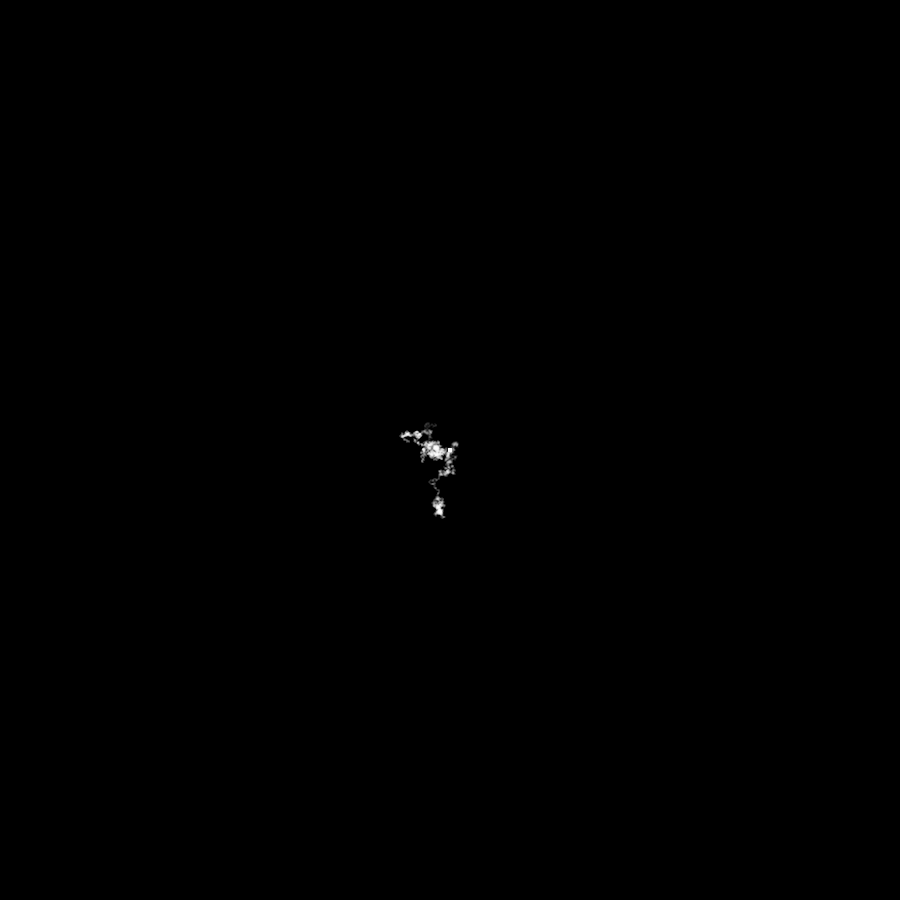
Frame 1 (no input)
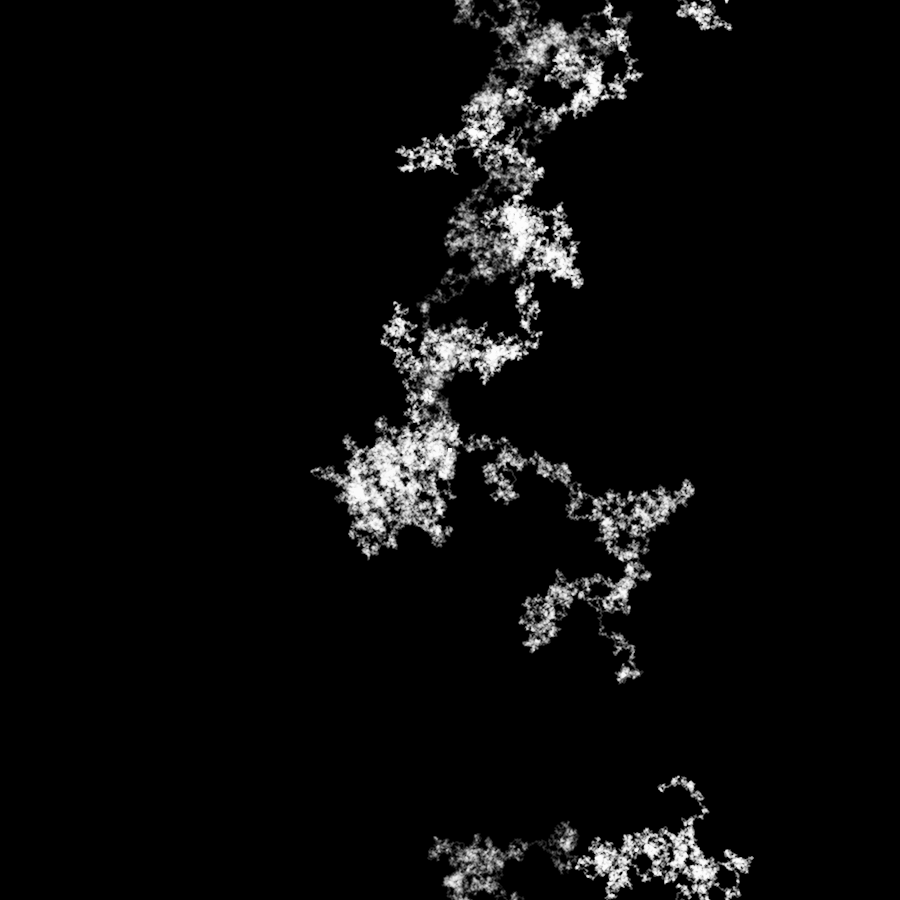
Frame 60 (the mouse pressed at the canvas centre just before this capture)
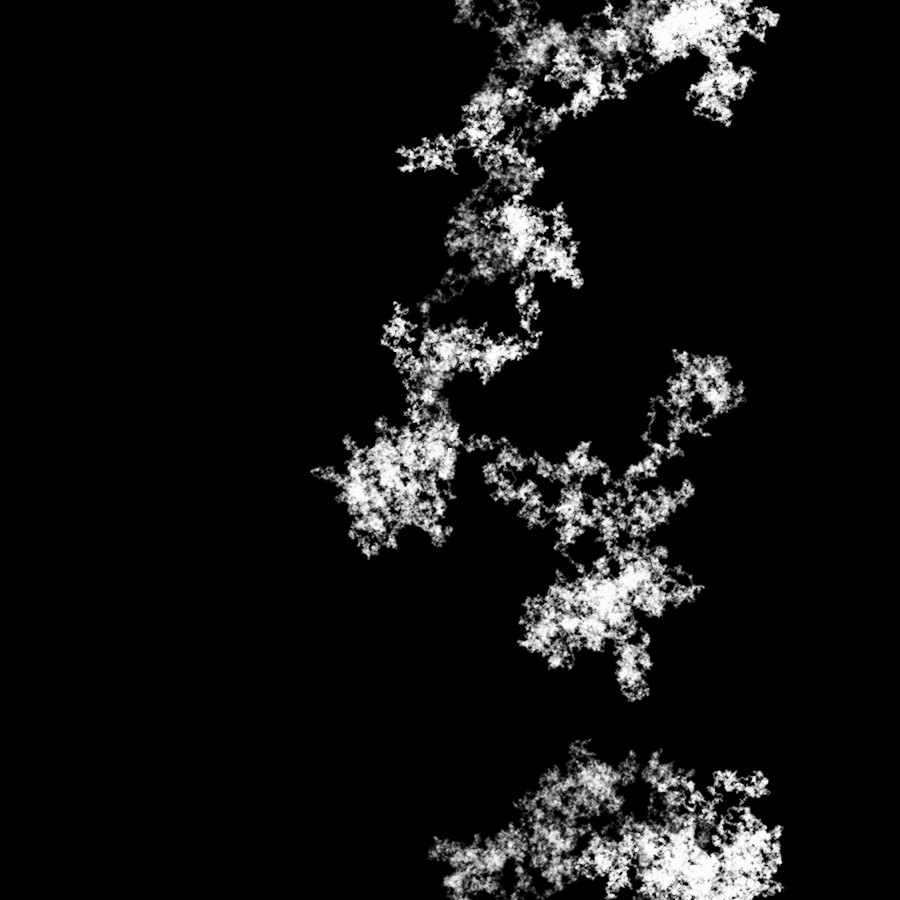
Frame 120 (the mouse held since frame 60 and released just before this capture)

The Processing sketch that drew these frames (run headless with seeded random() and noise(); from frame 60 on, the mouse is pressed at the canvas centre):

// Processing sketch: GenerativeDesign09_DumbAgent
// ── GenerativeDesign09_DumbAgent.pde
int stepSize, diam;
ArrayList<DumbAgent> das;

void setup () {
  size(900, 900);
  background(0, 40);

  das = new ArrayList<DumbAgent>();

  PVector pos = new PVector(width / 2, height / 2);
  stepSize = 3;
  diam = 5;

  for (int i = 0; i < 5; i++) {
    das.add(new DumbAgent(pos, (int) random(stepSize), (int) random(diam), random(25, 150)));
  }  
}

void draw () {
  for (DumbAgent da : das) {
    da.show();
  }
}

// ── DumbAgent.pde
class DumbAgent {
  PVector pos;
  int dir, stepSize, diam;
  float op;
  color col;

  DumbAgent (PVector pos, int stepSize, int diam, float op) {
    this.pos = new PVector(pos.x, pos.y);
    this.dir = 0;
    this.stepSize = stepSize;
    this.diam = diam;
    this.op = op;
  }

  void agentMove (int dir) {
    switch (dir) {
        case 0:
          this.pos.y -= this.stepSize;
          break;
        case 1:
          this.pos.x += this.stepSize;
          this.pos.y -= this.stepSize;
          break;
        case 2:
          this.pos.x += this.stepSize;
          break;
        case 3:
          this.pos.x += this.stepSize;
          this.pos.y += this.stepSize;
          break;
        case 4:
          this.pos.y += this.stepSize;
          break;
        case 5:
          this.pos.x -= this.stepSize;
          this.pos.y += this.stepSize;
          break;
        case 6:
          this.pos.x -= this.stepSize;
          break;
        default:
          this.pos.x -= this.stepSize;
          this.pos.y -= this.stepSize;
          break;
      }
  }

  void edges () {
    if (this.pos.x > width) this.pos.x = 0;
    if (this.pos.x < 0) this.pos.x = width;
    if (this.pos.y > height) this.pos.y = 0;
    if (this.pos.y < 0) this.pos.y = height;
  }

  void show () {
    for (int i = 0; i <= width; i++) {
      this.dir = (int) random(8);
      this.agentMove(dir);
      this.edges();

      noStroke();
      fill(255, this.op / 2);
      circle(this.pos.x + this.stepSize / 2, this.pos.y + this.stepSize / 2, this.diam);
    }
  }
}
